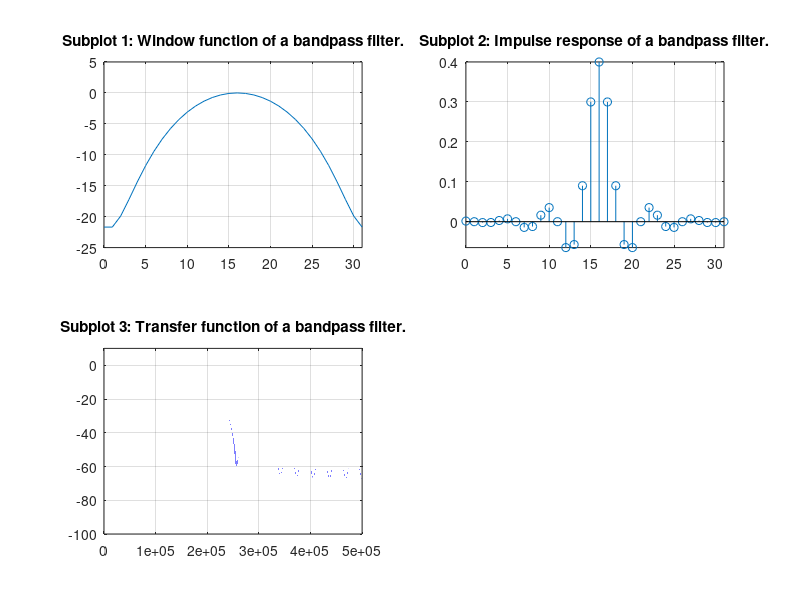

The MATLAB source for this figure:
clear all;
clc;

%%%%%%%%%%%%%%%%%%%%%%%%%%%%%%%%%%%%%%%%%%%%%%%%%%%%%%%%%%%%%%%%%%%%%%%%%%%
% Lowpass filter (LPF)
% Order (N-1), sampling frequency (Fs), cutoff frequency (Fc).
N = 32;
Fs = 1e6;
Fc = 200e3;

% Normalised cutoff frequency of a lowpass filter (Wc).
Wc = 2 * pi * Fc / Fs;

% Filter indexes (n and m).
n = [0:N-1];
m = N/2;

% Calculation of coefficients of Hamming window (w).
for i = 1:N

    w(i) = 0.54 + 0.46 * cos((2 * pi * (n(i) - m)) / (N - 1));

end

% Calculation of impulse response of FIR filter (h).
for i = 1:N

    if i == N/2 + 1
        
        h(i) = Wc / pi;
    
    else

        h(i) =  sin(Wc * (n(i) - m)) / (pi * (n(i) - m));

    end  

end

% Applying window to the calculated impulse response (h).
h = h .* w;

% Calculation of transfer function of the filter (H).
step = 1;
f = [0:step:Fs/2];

for i = 1:length(f)

    Hlp(i) = sum(h .* exp(-1j * 2 * pi * f(i) .* (n - m) / Fs));

end

%%%%%%%%%%%%%%%%%%%%%%%%%%%%%%%%%%%%%%%%%%%%%%%%%%%%%%%%%%%%%%%%%%%%%%%%%%%
% Plots
% Transfer function plots for every filter topology.
figure;

subplot(2, 2, 1);
xmin = 0; xmax = N-1; ymin = -25; ymax = 5;
plot(n, 20*log10(w));
title('Subplot 1: Window function of a bandpass filter.');
grid on;
axis([xmin xmax ymin ymax]);

subplot(2, 2, 2);
xmin = 0; xmax = N-1; ymin = min(h); ymax = max(h);
stem(n, h);
title('Subplot 2: Impulse response of a bandpass filter.');
grid on;
axis([xmin xmax ymin ymax]);

subplot(2, 2, 3);
xmin = 0; xmax = Fs/2; ymin = -100; ymax = 10;
plot(f, 20*log10(abs(Hlp)));
title('Subplot 3: Transfer function of a bandpass filter.');
grid on;
axis([xmin xmax ymin ymax]);